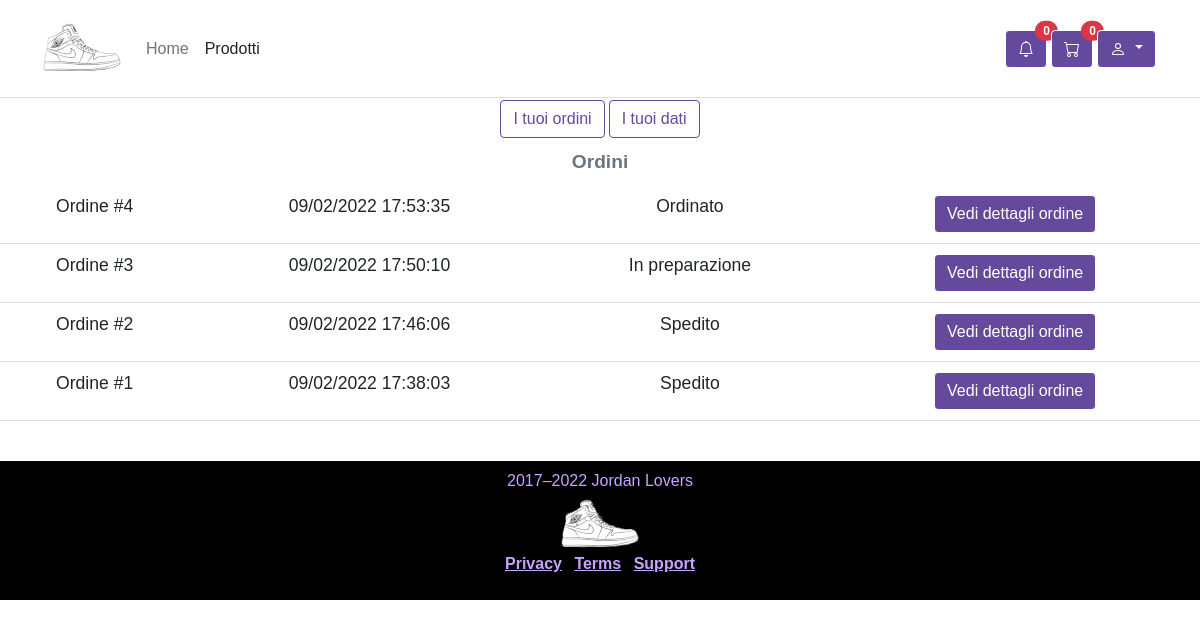
/areaUtente.php (signed in), run on the app's committed database.
### tables this page shows
CREATE TABLE `ordine` (
  `numeroOrdine` int(8) NOT NULL,
  `dataOrdine` varchar(50) NOT NULL,
  `recapito` varchar(100) NOT NULL,
  `indirizzoSpedizione` varchar(100) NOT NULL,
  `cittàSpedizione` varchar(100) NOT NULL,
  `CAP` varchar(10) NOT NULL,
  `codiCarrello` int(8) NOT NULL,
  `codiCliente` varchar(150) DEFAULT NULL
);

CREATE TABLE `stato_ordine` (
  `stato` varchar(50) NOT NULL,
  `numOrdine` int(8) NOT NULL,
  `dataStato` int(100) NOT NULL
);

### areaUtente.php (called while the page is built, shortened)
<?php
require_once 'bootstrap.php';
if (isUserLoggedIn()) {
    $result_not = $dbh->getNotifications($_SESSION["username"]);
    if (count($result_not)!=0) {
        $templateParams["notifiche"] = $result_not;
    }
}
$login_result = $dbh->isAdmin($_SESSION["username"]);
if(count($login_result)==0){
    $templateParams["titolo"] = "Area riservata cliente";
    $templateParams["nome"] = "template/areaCliente.php";
    $templateParams["css"] = "css/areaUtente.css";
    $result_orders = $dbh->getOrdersByUser($_SESSION["username"]);
    $result_status = $dbh->getOrderStatusByUser($_SESSION["username"]);
    if (count($result_orders)!=0 && count($result_status)!=0) {
        $templateParams["ordini"] = $result_orders;
        $templateParams["stati"] = $result_status;
    }
    $result_us = $dbh->getUser($_SESSION["username"]);
    $templateParams["utente"] = $result_us[0];
}
require 'template/base.php';
?>

### db/database.php (called while the page is built, shortened)
<?php
class DatabaseHelper{
    private $db;
    public function __construct($servername, $username, $password, $dbname){
        $this->db = new mysqli($servername, $username, $password, $dbname);
    }
    public function getUser($user){
        $stmt = $this->db->prepare("SELECT * FROM utente WHERE username=?");
        $stmt->bind_param('s',$user);
        $stmt->execute();
        $result = $stmt->get_result();
        return $result->fetch_all(MYSQLI_ASSOC);
    }
    public function getOrdersByUser($idCliente){
        $stmt = $this->db->prepare("SELECT * FROM ordine WHERE codiCliente=? ORDER BY numeroOrdine DESC");
        $stmt->bind_param('s',$idCliente);
        $stmt->execute();
        $result = $stmt->get_result();
        return $result->fetch_all(MYSQLI_ASSOC);
    }
    public function getOrderStatusByUser($idCliente){
        $stmt = $this->db->prepare("SELECT numOrdine, dataStato, stato FROM ordine, stato_ordine WHERE codiCliente=? AND numOrdine=numeroOrdine ORDER BY numeroOrdine, dataStato DESC");
        $stmt->bind_param('s',$idCliente);
        $stmt->execute();
        $result = $stmt->get_result();
        return $result->fetch_all(MYSQLI_ASSOC);
    }
    public function getNotifications($idUser){
        $stmt = $this->db->prepare("SELECT * FROM notifiche WHERE usernameUtente=? ORDER BY codiceNotifica DESC");
        $stmt->bind_param('s',$idUser);
        $stmt->execute();
        $result = $stmt->get_result();
        return $result->fetch_all(MYSQLI_ASSOC);
    }
}
?>

### bootstrap.php (called while the page is built, shortened)
<?php
require_once("db/database.php");
$dbh = new DatabaseHelper("localhost", "root", "", "db_tec_web");
?>

### template/areaCliente.php (the view, shortened to what this page needs)
<div class="container-buttons">
    <div class="d-flex flex-wrap align-items-center justify-content-center bg-white position-relative">
      <a class="ordini" href="areaUtente.php">
        <button type="button" class="btn btn-primary position-relative">
          I tuoi ordini
        </button>
      </a>
      <a class="dati" href="areaUtente.php?page=1">
        <button type="button" class="btn btn-primary position-relative">
        I tuoi dati
        </button>
      </a>
  </div>
</div>
<?php if(isset($templateParams["page"])):
      if($templateParams["page"]==1):
      $utente = $templateParams["utente"];
?>
<form action="areaUtente.php?page=1" method="POST" enctype="multipart/form-data">
  <h2>Modifica i tuoi dati</h2>
      <label for="username">Username: </label><?php echo " ".$utente["username"];?><br>
      <label for="nome">Nome: </label><input type="text" id="nome" name="nome" value="<?php echo $utente["nome"]; ?>"/><br>
      <label for="password">Password:</label><input type="text" id="password" name="password" value="<?php echo $utente["pw"]; ?>"/><br>
      <input type="submit" name="submit" value="Modifica i tuoi dati" class="btn btn-primary"/>
      <a href="areaUtente.php" class="btn btn-danger">Annulla</a>
  </form>
<?php endif;
  else:
  if (isset($templateParams["ordini"])):
  ?>
  <table class="table caption-top">
    <caption>Ordini</caption>
    <tbody>
  <?php
  foreach ($templateParams["ordini"] as $ordine):
  ?>
    <tr>
      <td class="numero">
        <?php echo "Ordine #".$ordine["numeroOrdine"];?>
      </td>
      <td class="data-ordine">
        <?php echo $ordine["dataOrdine"];?>
      </td>
      <td class="stato-ordine">
        <?php
        $statoOrdine="";
        foreach ($templateParams["stati"] as $stati):
          if ($stati["numOrdine"] == $ordine["numeroOrdine"]) {
            if ($statoOrdine=="") {
              echo $stati["stato"];
              $statoOrdine = $stati["stato"];
            }
          }
        endforeach;
          ?>
      </td>
      <td class="vedi-ordine">
        <a href="ordine.php?id=<?php echo $ordine["numeroOrdine"]?>">
            <button type="button" class="btn btn-primary position-relative">
              Vedi dettagli ordine
            </button>
        </a>
      </td>
    </tr>
<?php endforeach;
endif;
?>
<?php
endif;
?>
  </tbody>
</table>

### css/areaUtente.css (style rules this page uses)
body { font-family: 'Gill Sans', 'Gill Sans MT', Calibri, 'Trebuchet MS', sans-serif; min-height: 100vh; }
div.container-buttons { width: 100%; height: 10%; padding-left: 25%; padding-right: 25%; display: flex; justify-content: space-around; align-items: center; text-align: center; }
div.container-buttons button.btn { background-color: white; color: #65499c; border-color: #65499c; }
caption { text-align: center; font-weight: bold; font-size: 1.2em; }
td { font-size: 1.1em; margin-top: 2%; margin-bottom: 1%; text-align: center; }

### css/base.css (style rules this page uses)
body { font-family: 'Gill Sans', 'Gill Sans MT', Calibri, 'Trebuchet MS', sans-serif; box-sizing: border-box; min-height: 100vh; height: 100%; margin: 0; padding: 0; }
header, div.d-flex { background-color: white; width: 100%; max-height: 20%; }
a.btn, button.btn { margin: 2px; background-color: #65499c; color: white; border-color: white; }
button { margin-left: 10px; }

### data on the page
ordine: numeroOrdine "4", dataOrdine "09/02/2022 17:53:35"
stato_ordine: stato "Ordinato"
ordine: numeroOrdine "3", dataOrdine "09/02/2022 17:50:10"
stato_ordine: stato "In preparazione"
ordine: numeroOrdine "2", dataOrdine "09/02/2022 17:46:06"
stato_ordine: stato "Spedito"
ordine: numeroOrdine "1", dataOrdine "09/02/2022 17:38:03"
stato_ordine: stato "Spedito"

### other printed values
$count "0"
